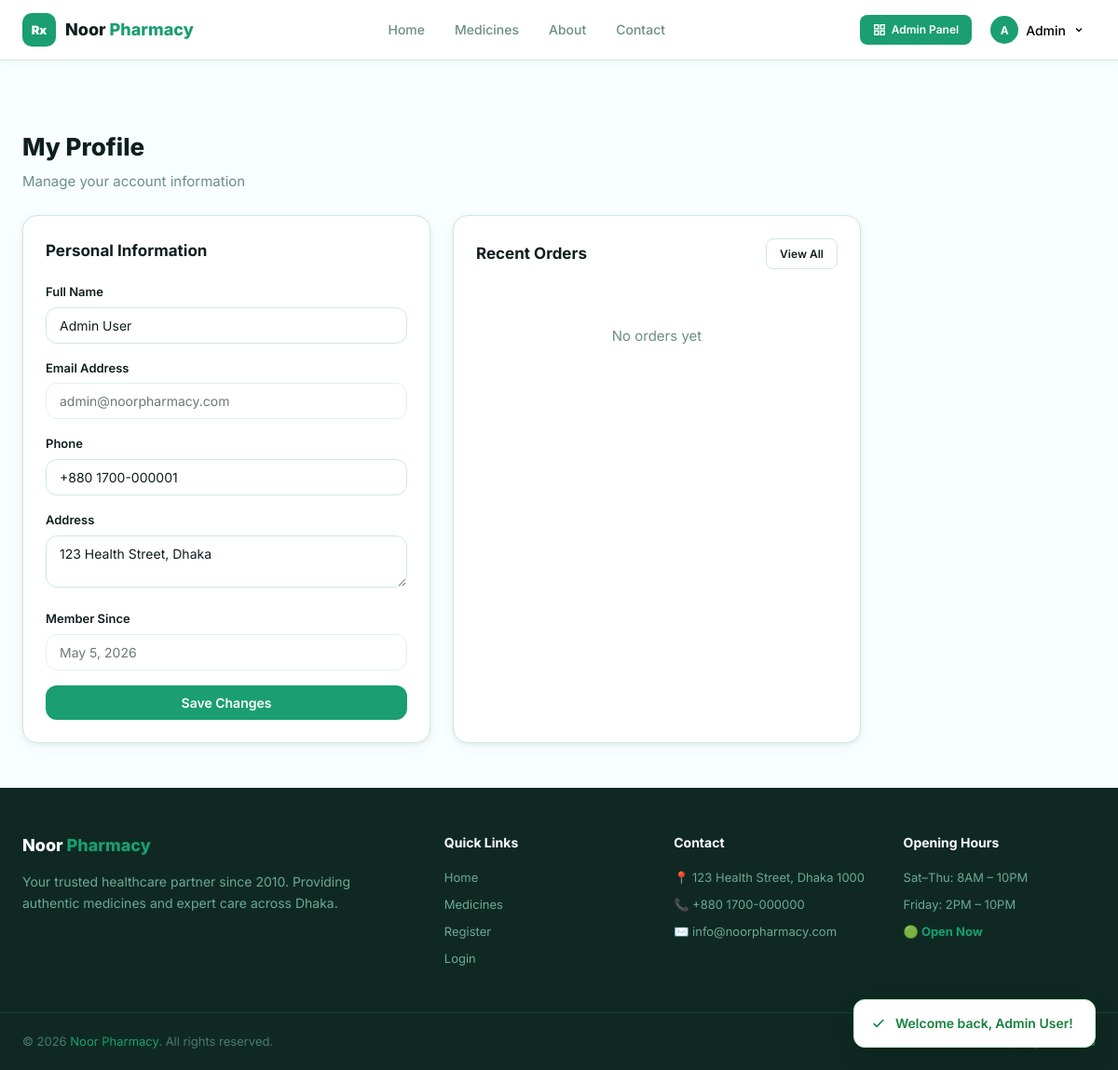
The app's page /profile.php (signed in) with its own data.
### tables this page shows
CREATE TABLE IF NOT EXISTS users (
    id INT AUTO_INCREMENT PRIMARY KEY,
    name VARCHAR(255) NOT NULL,
    email VARCHAR(255) NOT NULL UNIQUE,
    password_hash VARCHAR(255) NOT NULL,
    role ENUM('admin','customer') NOT NULL DEFAULT 'customer',
    phone VARCHAR(50),
    address TEXT,
    created_at TIMESTAMP DEFAULT CURRENT_TIMESTAMP
);

### includes/db.php (called while the page is built, shortened)
<?php
function getDB() {
    static $conn = null;
    if ($conn === null) {
        $conn = new mysqli(DB_HOST, DB_USER, DB_PASS, DB_NAME);
        $conn->set_charset('utf8mb4');
    }
    return $conn;
}
function isLoggedIn() {
    return isset($_SESSION['user_id']);
}
function isAdmin() {
    return isset($_SESSION['role']) && $_SESSION['role'] === 'admin';
}
function getCurrentUser() {
    $db = getDB();
    $stmt = $db->prepare("SELECT id, name, email, role, phone, address, created_at FROM users WHERE id = ?");
    $stmt->bind_param('i', $_SESSION['user_id']);
    $stmt->execute();
    return $stmt->get_result()->fetch_assoc();
}

### profile.php (the view, shortened to what this page needs)
<?php
require_once 'includes/db.php';
$db = getDB();
$user = getCurrentUser();
$stmt = $db->prepare("SELECT o.*, COUNT(oi.id) as item_count FROM orders o LEFT JOIN order_items oi ON oi.order_id=o.id WHERE o.user_id=? GROUP BY o.id ORDER BY o.created_at DESC LIMIT 5");
$stmt->bind_param('i', $user['id']);
$stmt->execute();
$recentOrders = $stmt->get_result()->fetch_all(MYSQLI_ASSOC);
include 'includes/header.php';
?>
<div class="container" style="padding-top:32px;padding-bottom:48px">
  <div class="page-header"><h1>My Profile</h1><p>Manage your account information</p></div>
  <div style="display:grid;grid-template-columns:1fr 1fr;gap:24px;max-width:900px">
    <div class="card p-6">
      <h2 style="font-size:17px;font-weight:700;margin-bottom:20px">Personal Information</h2>
      <form method="POST">
        <div class="form-group"><label class="form-label">Full Name</label><input type="text" name="name" class="form-control" value="<?= htmlspecialchars($user['name']) ?>" required></div>
        <div class="form-group"><label class="form-label">Email Address</label><input type="email" class="form-control" value="<?= htmlspecialchars($user['email']) ?>" disabled style="opacity:.6"></div>
        <div class="form-group"><label class="form-label">Phone</label><input type="tel" name="phone" class="form-control" value="<?= htmlspecialchars($user['phone'] ?? '') ?>" placeholder="+880 1700-000000"></div>
        <div class="form-group"><label class="form-label">Address</label><textarea name="address" class="form-control" rows="2" placeholder="Your delivery address"><?= htmlspecialchars($user['address'] ?? '') ?></textarea></div>
        <div class="form-group"><label class="form-label">Member Since</label><input type="text" class="form-control" value="<?= date('F j, Y', strtotime($user['created_at'])) ?>" disabled style="opacity:.6"></div>
        <button type="submit" class="btn btn-primary w-100">Save Changes</button>
      </form>
    </div>
    <div class="card p-6">
      <div style="display:flex;align-items:center;justify-content:space-between;margin-bottom:20px">
        <h2 style="font-size:17px;font-weight:700">Recent Orders</h2>
        <a href="orders.php" class="btn btn-outline btn-sm">View All</a>
      </div>
      <?php if (empty($recentOrders)): ?>
      <div style="text-align:center;padding:40px 0;color:var(--muted)">No orders yet</div>
      <?php endif; ?>
    </div>
  </div>
</div>
<?php include 'includes/footer.php'; ?>

### includes/header.php (shortened to what this page needs)
<?php
require_once __DIR__ . '/db.php';
$currentUser = isLoggedIn() ? getCurrentUser() : null;
$currentPage = basename($_SERVER['PHP_SELF'], '.php');
?>
<!DOCTYPE html>
<html lang="en">
<head>
  <link rel="stylesheet" href="<?= str_repeat('../', $depth ?? 0) ?>assets/css/style.css">
</head>
<body>
<nav class="navbar">
  <div class="navbar-inner">
    <a href="<?= str_repeat('../', $depth ?? 0) ?>index.php" class="navbar-logo">
      <div class="logo-icon">Rx</div>
      <div class="logo-text">Noor <span>Pharmacy</span></div>
    </a>
    <div class="nav-links">
      <a href="<?= str_repeat('../', $depth ?? 0) ?>index.php" class="nav-link <?= $currentPage === 'index' ? 'active' : '' ?>">Home</a>
      <a href="<?= str_repeat('../', $depth ?? 0) ?>medicines.php" class="nav-link <?= $currentPage === 'medicines' ? 'active' : '' ?>">Medicines</a>
      <a href="<?= str_repeat('../', $depth ?? 0) ?>index.php#about" class="nav-link">About</a>
      <a href="<?= str_repeat('../', $depth ?? 0) ?>index.php#contact" class="nav-link">Contact</a>
    </div>
    <div class="nav-actions">
      <?php if (isLoggedIn() && isAdmin()): ?>
      <a href="<?= str_repeat('../', $depth ?? 0) ?>admin/dashboard.php" class="btn btn-primary btn-sm">
        <svg width="14" height="14" fill="none" stroke="currentColor" stroke-width="2.5" viewBox="0 0 24 24"><rect x="3" y="3" width="7" height="7"/><rect x="14" y="3" width="7" height="7"/><rect x="3" y="14" width="7" height="7"/><rect x="14" y="14" width="7" height="7"/></svg>
        Admin Panel
      </a>
      <?php endif; ?>
      <?php if (isLoggedIn()): ?>
      <div class="user-menu">
        <button class="user-btn" id="userMenuBtn">
          <div class="user-avatar" style="<?= isAdmin() ? '' : 'background:var(--primary-light);color:var(--primary)' ?>"><?= strtoupper(substr($currentUser['name'], 0, 1)) ?></div>
          <span><?= htmlspecialchars(explode(' ', $currentUser['name'])[0]) ?></span>
          <svg width="12" height="12" fill="none" stroke="currentColor" stroke-width="2.5" viewBox="0 0 24 24"><polyline points="6 9 12 15 18 9"/></svg>
        </button>
      </div>
      <?php endif; ?>
    </div>
  </div>
</nav>

### assets/css/style.css (style rules this page uses)
:root { --primary: #1a9e72; --primary-dark: #147a58; --primary-light: #e8f5f0; --primary-50: rgba(26,158,114,0.08); --sidebar-bg: #0f2922; --sidebar-text: #a8d5c4; --foreground: #0f1f1c; --muted: #6b8f82; --border: #d0e8e0; --card: #ffffff; --bg: #f8fffe; --success: #16a34a; --warning: #d97706; --danger: #dc2626; --info: #2563eb; --radius: 12px; --radius-lg: 16px; --radius-xl: 20px; --shadow: 0 1px 4px rgba(0,0,0,0.07), 0 4px 16px rgba(0,0,0,0.04); --shadow-md: 0 4px 12px rgba(0,0,0,0.10); }
* { box-sizing: border-box; margin: 0; padding: 0; }
body { font-family: 'Inter', 'Segoe UI', system-ui, sans-serif; background: var(--bg); color: var(--foreground); line-height: 1.6; font-size: 15px; }
a { text-decoration: none; color: inherit; }
button, input, select, textarea { font-family: inherit; }
.container { max-width: 1200px; margin: 0 auto; padding: 0 24px; }
.p-6 { padding: 24px; }
.w-100 { width: 100%; }
.btn { display: inline-flex; align-items: center; justify-content: center; gap: 6px; padding: 10px 20px; border-radius: var(--radius); font-size: 14px; font-weight: 600; cursor: pointer; border: none; transition: all .2s; white-space: nowrap; }
.btn-primary { background: var(--primary); color: #fff; }
.btn-outline { background: transparent; border: 1.5px solid var(--border); color: var(--foreground); }
.btn-sm { padding: 6px 14px; font-size: 12px; border-radius: 8px; }
.card { background: var(--card); border: 1px solid var(--border); border-radius: var(--radius-lg); box-shadow: var(--shadow); }
.form-group { margin-bottom: 16px; }
.form-label { display: block; font-size: 13px; font-weight: 600; color: var(--foreground); margin-bottom: 6px; }
.form-control { width: 100%; padding: 10px 14px; border: 1.5px solid var(--border); border-radius: var(--radius); font-size: 14px; background: #fff; transition: border-color .2s, box-shadow .2s; outline: none; color: var(--foreground); }
.navbar { position: sticky; top: 0; z-index: 100; background: rgba(255,255,255,0.97); backdrop-filter: blur(10px); border-bottom: 1px solid var(--border); box-shadow: 0 1px 8px rgba(0,0,0,.05); }
.navbar-inner { display: flex; align-items: center; justify-content: space-between; height: 64px; max-width: 1200px; margin: 0 auto; padding: 0 24px; }
.navbar-logo { display: flex; align-items: center; gap: 10px; }
.logo-icon { width: 36px; height: 36px; border-radius: 10px; background: var(--primary); display: flex; align-items: center; justify-content: center; color: #fff; font-weight: 900; font-size: 13px; }
.logo-text { font-weight: 800; font-size: 18px; }
.logo-text span { color: var(--primary); }
.nav-links { display: flex; align-items: center; gap: 4px; }
.nav-link { padding: 8px 14px; border-radius: 8px; font-size: 14px; font-weight: 500; color: var(--muted); transition: all .2s; }
.nav-actions { display: flex; align-items: center; gap: 8px; }
.user-menu { position: relative; }
.user-btn { display: flex; align-items: center; gap: 8px; padding: 6px 12px; border-radius: 10px; cursor: pointer; border: none; background: transparent; font-size: 14px; font-weight: 500; transition: background .2s; }
.user-avatar { width: 30px; height: 30px; border-radius: 50%; background: var(--primary); display: flex; align-items: center; justify-content: center; color: #fff; font-size: 12px; font-weight: 700; }
.page-header { padding: 40px 0 24px; }
.page-header h1 { font-size: 26px; font-weight: 800; }
.page-header p { color: var(--muted); margin-top: 4px; }

### records on screen
users: name "A", name "Admin", name "Admin User", email "admin@noorpharmacy.com", phone "+880 1700-000001", address "123 Health Street, Dhaka", created_at "May 5, 2026"
